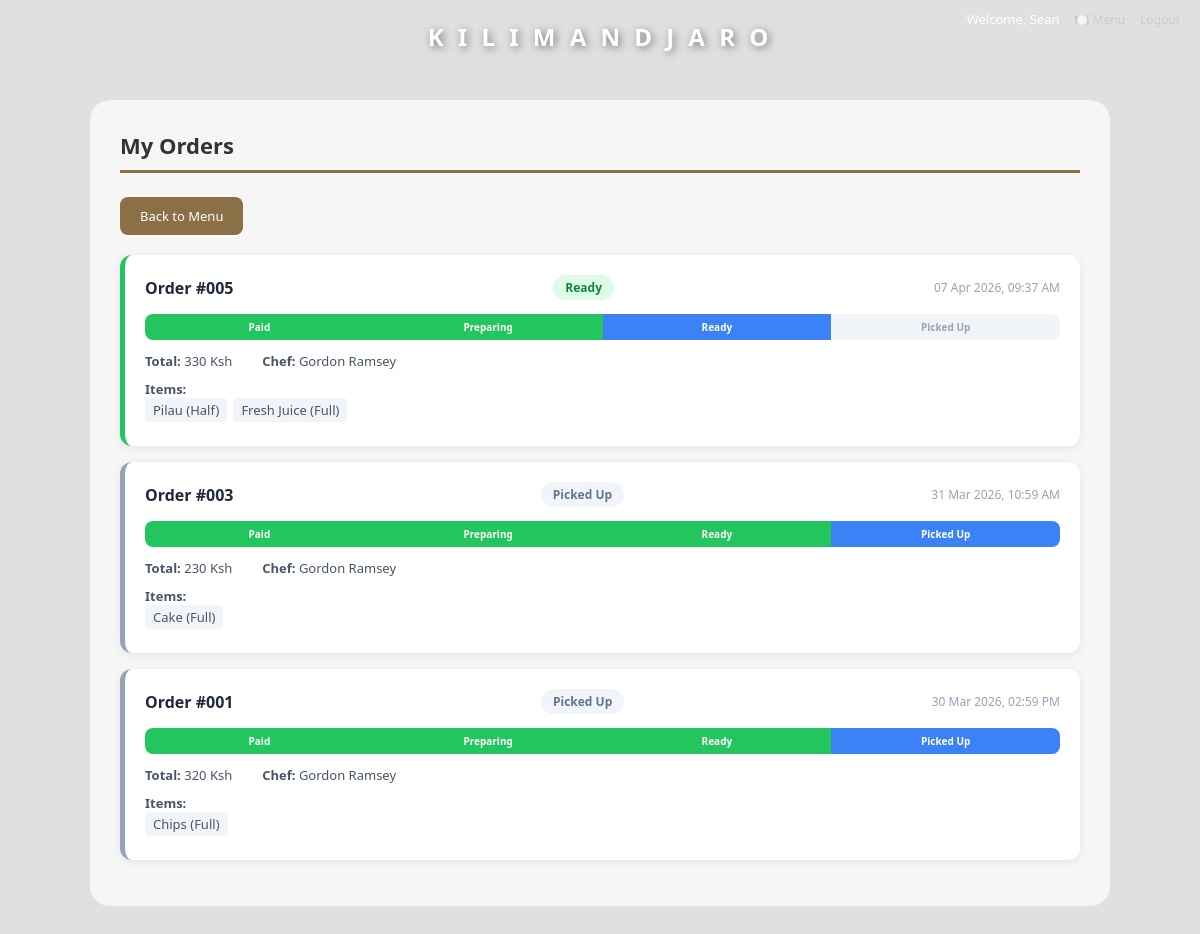
/Orders/OrderStatus.php (signed in), run on the app's committed database.
### tables this page shows
CREATE TABLE `order` (
  `OrderID` int(11) NOT NULL,
  `UserID` int(11) NOT NULL,
  `ChefID` int(11) NOT NULL,
  `Status` enum('Pending','Paid','Preparing','Ready','Picked Up') NOT NULL DEFAULT 'Pending',
  `Total` int(11) NOT NULL,
  `Time` timestamp NOT NULL DEFAULT current_timestamp()
);

CREATE TABLE `chef` (
  `ChefID` int(11) NOT NULL,
  `First_name` varchar(50) NOT NULL,
  `Last_name` varchar(50) NOT NULL,
  `Gender` enum('M','F') NOT NULL,
  `Password` varchar(255) NOT NULL
);

CREATE TABLE `menu_option` (
  `OptionID` int(11) NOT NULL,
  `OrderID` int(11) NOT NULL,
  `ItemID` int(11) NOT NULL,
  `Quantity` enum('Half','Full') NOT NULL,
  `Price` int(11) NOT NULL
);

CREATE TABLE `menu` (
  `ItemID` int(11) NOT NULL,
  `Item` varchar(50) NOT NULL,
  `Category` enum('Lunch','Drinks','Pastry') NOT NULL,
  `Price` decimal(8,2) NOT NULL,
  `Quantity` int(11) NOT NULL DEFAULT 0,
  `Status` enum('In Stock','Out of Stock') NOT NULL DEFAULT 'In Stock'
);

### Orders/OrderStatus.php (the view, shortened to what this page needs)
<?php
include "../connection.php";
$user_id = $_SESSION['UserID'];
$my_orders = mysqli_query($conn, "
    SELECT o.OrderID, o.Status, o.Total, o.Time, o.ChefID,
           c.First_name AS chef_fname, c.Last_name AS chef_lname
    FROM `order` o
    LEFT JOIN chef c ON o.ChefID = c.ChefID
    WHERE o.UserID = '$user_id'
    ORDER BY o.Time DESC
");
?>
<!DOCTYPE html>
<head>
    <link rel="stylesheet" href="../Menu/TestMenuCss.css">
</head>
<body>
<div class="background-blur">
</div>
<div class="menu-title">K I L I M A N D J A R O</div>
<div class="welcome-bar">
    <span>Welcome, <?php echo $_SESSION['First_name']; ?></span>
    <a href="../Menu/Menu.php">🍽️ Menu</a>
    <a href="../Auth/Logout.php">Logout</a>
</div>
<div class="orders-container">
    <div class="page-title">My Orders</div>
    <a href="../Menu/Menu.php" class="btn-back">Back to Menu</a>
    <?php
    while($order = mysqli_fetch_assoc($my_orders)){
        $status = $order['Status'];
        $card_class = 'order-card';
        if($status == 'Paid')           $card_class .= ' paid';
        elseif($status == 'Preparing')  $card_class .= ' preparing';
        elseif($status == 'Ready')      $card_class .= ' ready';
        elseif($status == 'Picked Up')  $card_class .= ' picked-up';
        elseif($status == 'Cancelled')  $card_class .= ' cancelled';
        $badge_class = 'status-badge';
        if($status == 'Paid')           $badge_class .= ' status-paid';
        elseif($status == 'Preparing')  $badge_class .= ' status-preparing';
        elseif($status == 'Ready')      $badge_class .= ' status-ready';
        elseif($status == 'Picked Up')  $badge_class .= ' status-picked-up';
        elseif($status == 'Cancelled')  $badge_class .= ' status-cancelled';
        $steps        = ['Paid', 'Preparing', 'Ready', 'Picked Up'];
        $current_step = array_search($status, $steps);
        $items_result = mysqli_query($conn, "
            SELECT m.Item, mo.Quantity
            FROM menu_option mo
            JOIN menu m ON mo.ItemID = m.ItemID
            WHERE mo.OrderID = " . intval($order['OrderID'])
        );
    ?>
    <div class="<?php echo $card_class; ?>">
        <div class="order-header">
            <span class="order-id">Order #<?php echo str_pad($order['OrderID'], 3, '0', STR_PAD_LEFT); ?></span>
            <span class="<?php echo $badge_class; ?>"><?php echo $status; ?></span>
            <span class="order-time"><?php echo date('d M Y, h:i A', strtotime($order['Time'])); ?></span>
        </div>
        <?php if($status == 'Cancelled'){ ?>
        <div class="cancelled-notice">This order was cancelled.</div>
        <?php } else { ?>
        <div class="progress-bar">
            <?php foreach($steps as $i => $step){ ?>
            <div class="progress-step <?php echo $i < $current_step ? 'done' : ($i == $current_step ? 'active' : ''); ?>">
                <?php echo $step; ?>
            </div>
            <?php } ?>
        </div>
        <?php } ?>
        <div class="order-details">
            <div><strong>Total:</strong> <?php echo $order['Total']; ?> Ksh</div>
            <?php if($order['chef_fname']){ ?>
            <div><strong>Chef:</strong> <?php echo $order['chef_fname'] . ' ' . $order['chef_lname']; ?></div>
            <?php } ?>
        </div>
        <div class="items-list">
            <strong>Items:</strong><br>
            <?php
            if($items_result && mysqli_num_rows($items_result) > 0){
                while($i = mysqli_fetch_assoc($items_result)){
                    echo '<span>' . $i['Item'] . ' (' . $i['Quantity'] . ')</span>';
                }
            } else {
                echo '<span style="color:#999;">No items found</span>';
            }
            ?>
        </div>
    </div>
    <?php } ?>
</div>
</body>
</html>

### Menu/TestMenuCss.css (style rules this page uses)
body { font-family: 'Segoe UI', Roboto, Helvetica, Arial, sans-serif; background-color: #e0e0e0; margin: 0; display: flex; justify-content: center; }

### Orders/OrderStatus.php (style rules this page uses)
body { margin: 0; padding: 0; font-family: 'Segoe UI', Roboto, Helvetica, Arial, sans-serif; }
.background-blur { position: fixed; inset: 0; z-index: -1; filter: blur(8px); }
.menu-title { position: fixed; top: 20px; left: 50%; transform: translateX(-50%); z-index: 100; color: white; font-size: 24px; font-weight: bold; text-shadow: 2px 2px 8px rgba(0,0,0,0.5); letter-spacing: 4px; }
.welcome-bar { position: fixed; top: 10px; right: 20px; z-index: 200; color: white; font-size: 13px; display: flex; gap: 15px; align-items: center; }
.welcome-bar a { color: #ccc; text-decoration: none; font-size: 12px; }
.orders-container { background: rgba(248,248,248,0.92); width: 80%; margin: 100px auto 40px auto; border-radius: 20px; padding: 30px; backdrop-filter: blur(10px); }
.page-title { font-size: 22px; font-weight: bold; color: #333; margin-bottom: 24px; padding-bottom: 10px; border-bottom: 3px solid #8b6f47; }
.order-card { background: white; border-radius: 12px; padding: 20px; margin-bottom: 16px; box-shadow: 0 2px 8px rgba(0,0,0,0.08); border-left: 5px solid #e2e8f0; }
.order-card.ready { border-left-color: #22c55e; }
.order-card.picked-up { border-left-color: #94a3b8; }
.order-header { display: flex; justify-content: space-between; align-items: center; margin-bottom: 12px; }
.order-id { font-size: 16px; font-weight: bold; color: #1e293b; }
.order-time { font-size: 12px; color: #94a3b8; }
.status-badge { padding: 4px 12px; border-radius: 20px; font-size: 12px; font-weight: 600; }
.status-ready { background: #dcfce7; color: #15803d; }
.status-picked-up { background: #f1f5f9; color: #64748b; }
.order-details { display: flex; gap: 30px; flex-wrap: wrap; font-size: 13px; color: #475569; margin-top: 12px; }
.items-list { margin-top: 10px; font-size: 13px; color: #475569; }
.items-list span { background: #f1f5f9; padding: 3px 8px; border-radius: 4px; margin-right: 6px; margin-bottom: 4px; display: inline-block; }
.progress-bar { display: flex; gap: 0; margin-top: 14px; border-radius: 8px; overflow: hidden; }
.progress-step { flex: 1; padding: 6px; text-align: center; font-size: 10px; font-weight: 600; background: #f1f5f9; color: #94a3b8; }
.progress-step.done { background: #22c55e; color: white; }
.progress-step.active { background: #3b82f6; color: white; }
.btn-back { display: inline-block; background: #8b6f47; color: white; padding: 10px 20px; border-radius: 8px; text-decoration: none; font-size: 13px; margin-bottom: 20px; }

### data on the page
order: OrderID "005", Status "Ready", Time "07 Apr 2026, 09:37 AM", step "Paid", step "Preparing", step "Ready", step "Picked Up", Total "330", ChefID.First_name "Gordon", ChefID.Last_name "Ramsey"
menu_option: ItemID.Item "Pilau", Quantity "Half"
menu_option: ItemID.Item "Fresh Juice", Quantity "Full"
order: OrderID "003", Status "Picked Up", Time "31 Mar 2026, 10:59 AM", step "Paid", step "Preparing", step "Ready", step "Picked Up", Total "230", ChefID.First_name "Gordon", ChefID.Last_name "Ramsey"
menu_option: ItemID.Item "Cake", Quantity "Full"
order: OrderID "001", Status "Picked Up", Time "30 Mar 2026, 02:59 PM", step "Paid", step "Preparing", step "Ready", step "Picked Up", Total "320", ChefID.First_name "Gordon", ChefID.Last_name "Ramsey"
menu_option: ItemID.Item "Chips", Quantity "Full"

### other printed values
$_SESSION['First_name'] "Sean"
